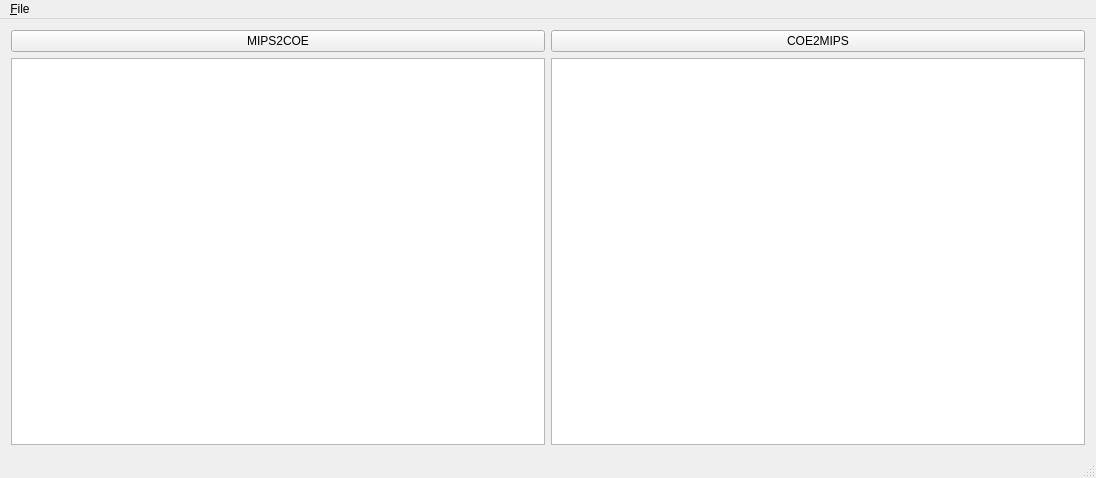
<?xml version="1.0" encoding="UTF-8"?>
<ui version="4.0">
 <class>MainWindow</class>
 <widget class="QMainWindow" name="MainWindow">
  <property name="geometry">
   <rect>
    <x>0</x>
    <y>0</y>
    <width>1096</width>
    <height>478</height>
   </rect>
  </property>
  <property name="windowTitle">
   <string>MIPS-editor</string>
  </property>
  <widget class="QWidget" name="centralWidget">
   <layout class="QGridLayout" name="gridLayout">
    <item row="0" column="0">
     <layout class="QHBoxLayout" name="horizontalLayout">
      <item>
       <widget class="QPushButton" name="toCOEButton">
        <property name="text">
         <string>MIPS2COE</string>
        </property>
       </widget>
      </item>
      <item>
       <widget class="QPushButton" name="toMIPSButton">
        <property name="text">
         <string>COE2MIPS</string>
        </property>
       </widget>
      </item>
     </layout>
    </item>
    <item row="1" column="0">
     <layout class="QHBoxLayout" name="horizontalLayout_2">
      <item>
       <widget class="QPlainTextEdit" name="plainTextEdit"/>
      </item>
      <item>
       <widget class="QPlainTextEdit" name="outputEdit"/>
      </item>
     </layout>
    </item>
   </layout>
  </widget>
  <widget class="QMenuBar" name="menuBar">
   <property name="geometry">
    <rect>
     <x>0</x>
     <y>0</y>
     <width>1096</width>
     <height>27</height>
    </rect>
   </property>
   <widget class="QMenu" name="menuFile">
    <property name="title">
     <string>&amp;File</string>
    </property>
    <addaction name="actionNew"/>
    <addaction name="actionOpen"/>
    <addaction name="actionSave"/>
    <addaction name="actionSave_as"/>
    <addaction name="actionExit"/>
   </widget>
   <addaction name="menuFile"/>
  </widget>
  <widget class="QStatusBar" name="statusBar"/>
  <action name="actionNew">
   <property name="text">
    <string>新建(&amp;N)</string>
   </property>
  </action>
  <action name="actionOpen">
   <property name="text">
    <string>打开(&amp;O)</string>
   </property>
  </action>
  <action name="actionSave">
   <property name="text">
    <string>保存(&amp;S)</string>
   </property>
  </action>
  <action name="actionSave_as">
   <property name="text">
    <string>保存为(&amp;A)</string>
   </property>
  </action>
  <action name="actionExit">
   <property name="text">
    <string>Exit(&amp;X)</string>
   </property>
  </action>
 </widget>
 <layoutdefault spacing="6" margin="11"/>
 <resources/>
 <connections/>
</ui>
